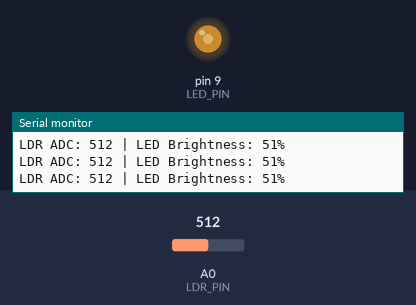
Bench run of a sketch on a simulated Arduino Uno, built with avr-gcc and run on an emulated ATmega328P. On the bench: output pins drawn as LEDs (lit = HIGH), the last lines printed to the serial monitor. The test bench sets the inputs (shaded band); at power-on: A0 (LDR_PIN) = 512.

Above: at 1.2 s.
1.3 s: A0 (LDR_PIN) set to 716
At 2.0 s:
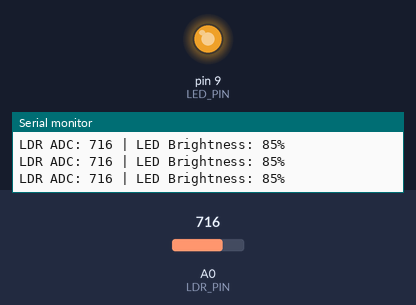
2.8 s: A0 (LDR_PIN) set to 306
At 3.6 s:
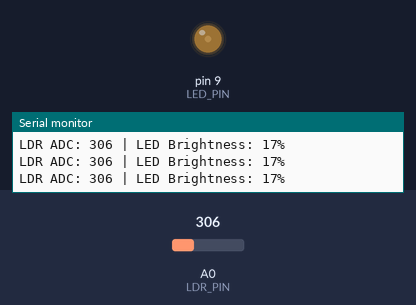
4.3 s: A0 (LDR_PIN) set to 190
At 5.1 s:
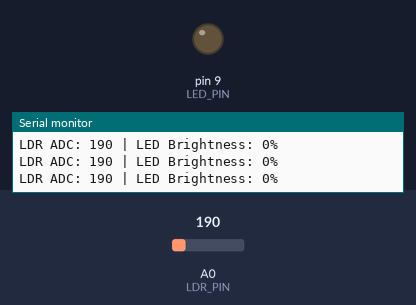
5.8 s: A0 (LDR_PIN) set to 217
At 6.6 s:
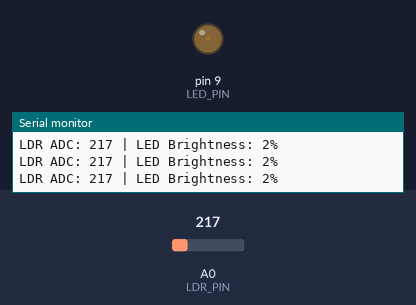
7.3 s: A0 (LDR_PIN) set to 0
At 8.1 s:
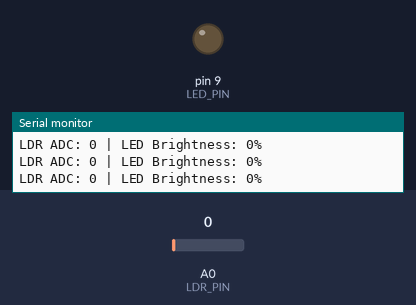
Timing chart, 0 to 9.8 s (numbered marks = the images above; inputs shaded):
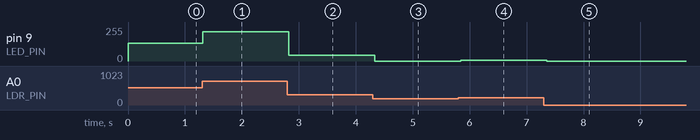

The sketch:

Adaptive_night_lamp.ino
```cpp
#define LDR_PIN A0
#define LED_PIN 9

#define DARK_THRESHOLD   800
#define BRIGHT_THRESHOLD 200

int ldrValue = 0;
int brightness = 0;

void setup()
{
    Serial.begin(9600);

    pinMode(LDR_PIN, INPUT);
    pinMode(LED_PIN, OUTPUT);

    analogWrite(LED_PIN, 0);

    Serial.println("Adaptive Light System Started");
}

void loop()
{
    // Read LDR: 0 to 1023 on Arduino UNO
    ldrValue = analogRead(LDR_PIN);

    // Higher reading means darker conditions
    if (ldrValue <= BRIGHT_THRESHOLD)
    {
        brightness = 0;
    }
    else if (ldrValue >= DARK_THRESHOLD)
    {
        brightness = 255;
    }
    else
    {
        brightness = map(
            ldrValue,
            BRIGHT_THRESHOLD,
            DARK_THRESHOLD,
            0,
            255
        );
    }

    // Generate PWM output on D9
    analogWrite(LED_PIN, brightness);

    // Display readings
    Serial.print("LDR ADC: ");
    Serial.print(ldrValue);

    Serial.print(" | LED Brightness: ");
    Serial.print((brightness * 100L) / 255);
    Serial.println("%");

    delay(100);
}
```

Measured:
- after the input at 1.3 s, pin 9 (LED_PIN): 132/255 → 219/255 at once
- after the input at 2.8 s, pin 9 (LED_PIN): 219/255 → 45/255 at once
- after the input at 4.3 s, pin 9 (LED_PIN): 45/255 → 0/255 at once
- after the input at 5.8 s, pin 9 (LED_PIN): 0/255 → 7/255 at once
- after the input at 7.3 s, pin 9 (LED_PIN): 7/255 → 0/255 after 0.05 s
